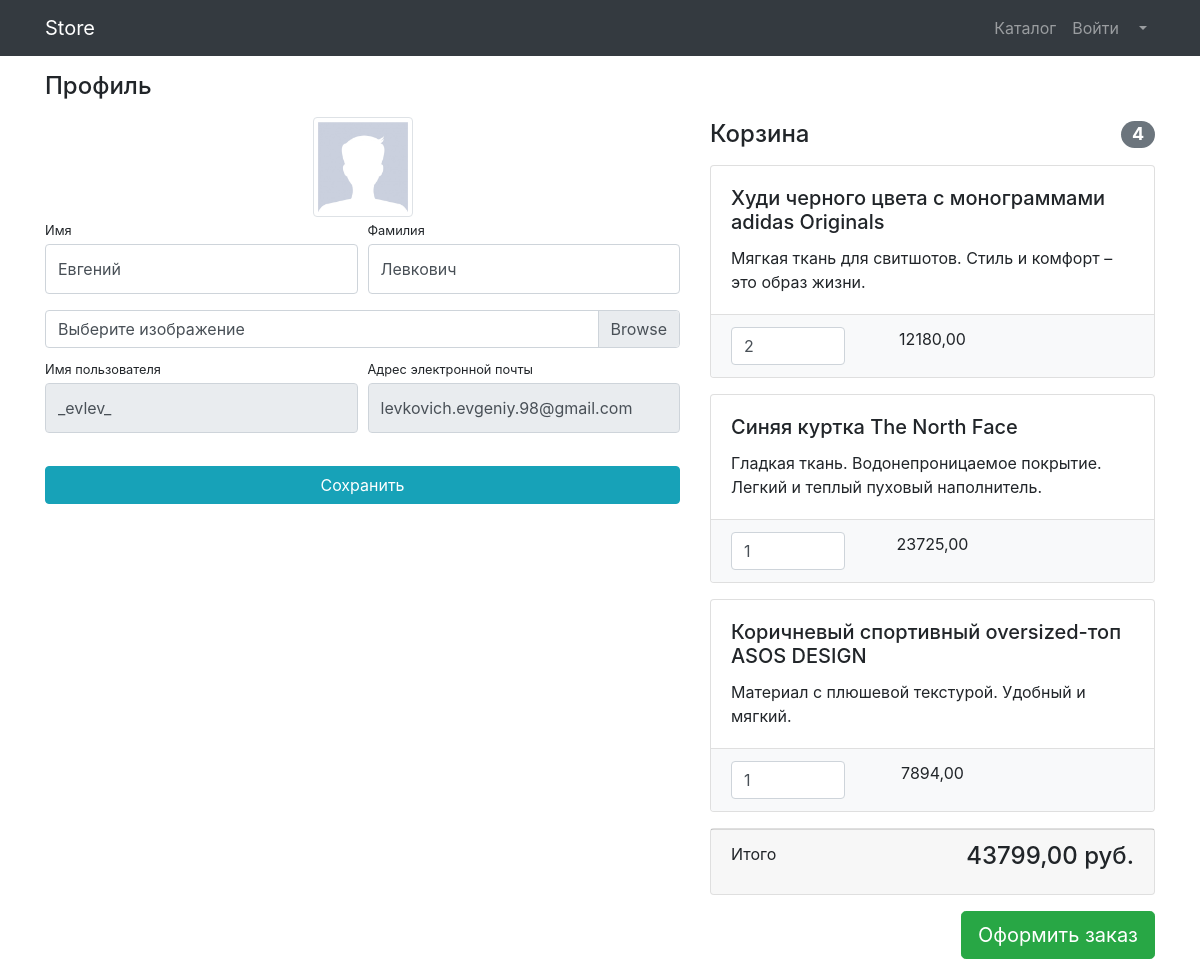
The app's page /users/profile/2/ (signed in), older data.
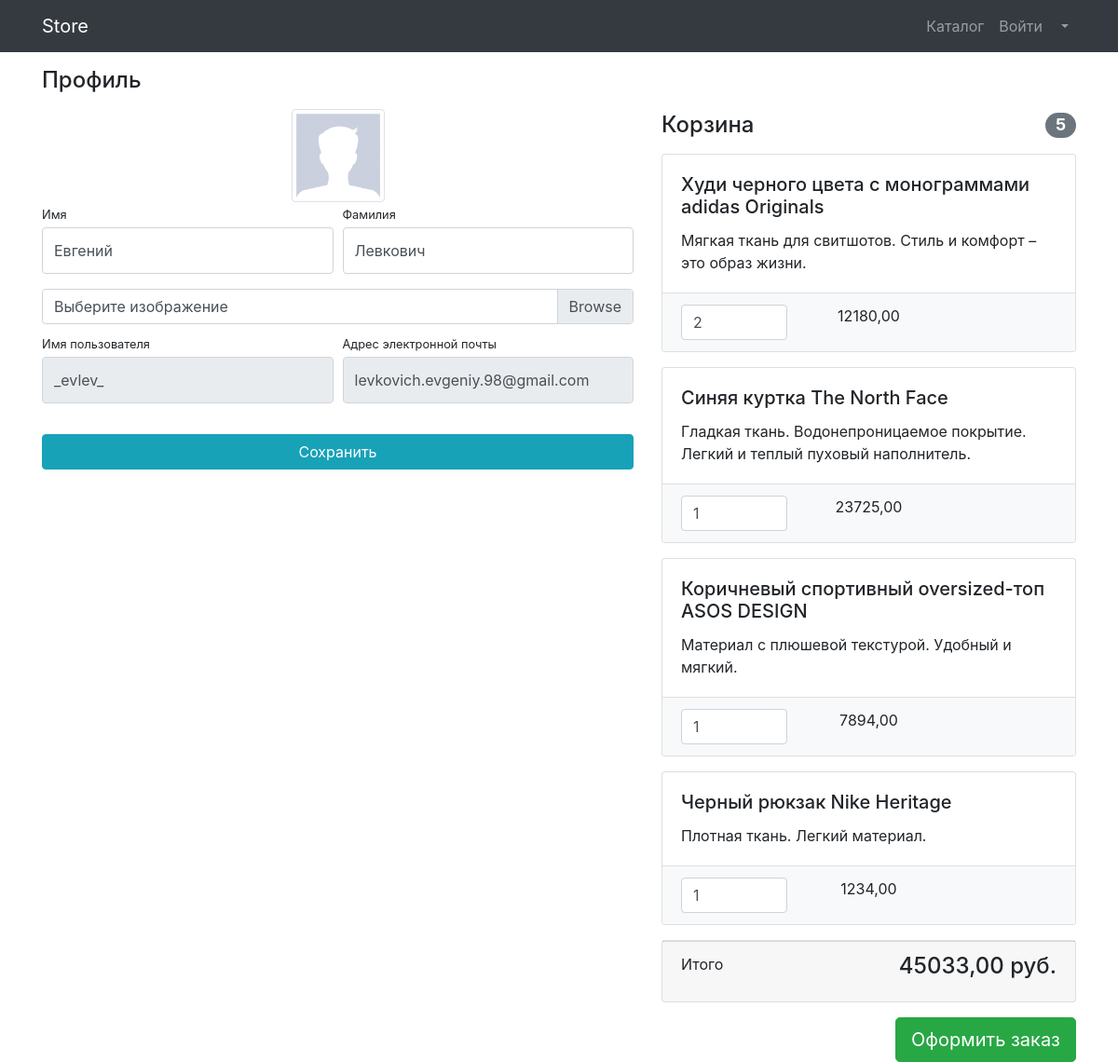
The same page, newer data.
### products/models.py (models this page shows, shortened)
class Basket(models.Model):
    user = models.ForeignKey(to=User, on_delete=models.CASCADE)
    product = models.ForeignKey(to='Product', on_delete=models.CASCADE)
    quantity = models.PositiveSmallIntegerField(default=0)
    created_timestamp = models.DateTimeField(auto_now_add=True)
    objects = BasketQuerySet.as_manager()
    def sum(self):
        return self.product.price * self.quantity

class Product(models.Model):
    name = models.CharField(
        max_length=256,
        blank=False,
        null=False,
        unique=True,
        verbose_name='товар'
    )
    slug = models.SlugField(
        max_length=256,
        blank=False,
        null=False,
        unique=True,
        verbose_name='URL'
    )
    description = models.TextField(
        blank=False,
        null=False,
        verbose_name='описание'
    )
    price = models.DecimalField(
        max_digits=8,
        decimal_places=2,
        blank=False,
        null=False,
        verbose_name='цена'
    )
    quantity = models.PositiveIntegerField(
        default=0,
        blank=False,
        null=False,
        verbose_name='количество товаров'
    )
    image = models.ImageField(
        upload_to='products_images',
        null=True,
        blank=True,
        verbose_name='картинка'
    )
    category = models.ForeignKey(
        to='ProductCategory',
        on_delete=models.CASCADE
    )
    class Meta:
        verbose_name = 'товар'
        verbose_name_plural = 'товары'

### users/views.py (the view, shortened to what this page needs)
# urls.py: path('profile/<int:pk>/', login_required(ProfileUserView.as_view()), name='profile'),
class ProfileUserView(UpdateView):
    model = User
    form_class = UserProfileForm
    template_name = 'users/profile.html'
    title = 'Store - Личный кабинет'
    def get_context_data(self, **kwargs):
        context = super().get_context_data(**kwargs)
        context['baskets'] = Basket.objects.all()
        return context

### users/forms.py
class UserProfileForm(UserChangeForm):
    first_name = forms.CharField(
        widget=forms.TextInput(
            attrs={
                'class': 'form-control py-4'
            }
        )
    )
    last_name = forms.CharField(
        widget=forms.TextInput(
            attrs={
                'class': 'form-control py-4'
            }
        )
    )
    username = forms.CharField(
        widget=forms.TextInput(
            attrs={
                'class': 'form-control py-4',
                'readonly': True
            }
        )
    )
    image = forms.ImageField(
        widget=forms.FileInput(
            attrs={
                'class': 'custom-file-input'
            }
        ),
        required=False
    )
    email = forms.CharField(
        widget=forms.EmailInput(
            attrs={
                'class': 'form-control py-4',
                'readonly': True
            }
        )
    )
    class Meta:
        model = User
        fields = ('first_name', 'last_name', 'image', 'username', 'email', )

### products/models.py (called while the page is built)
    def total_sum(self):
        return sum(basket.sum() for basket in self)

    def total_quantity(self):
        return sum(basket.quantity for basket in self)

### users/templates/users/profile.html
{% extends 'products/base.html' %}
{% block css %}
    <link href="../vendor/css/profile.css" rel="stylesheet">
{% endblock %}
{% block content %}
{% include 'products/components/nav.html' %}
{% include 'users/components/profile_content.html' %}
{% endblock %}

### users/templates/users/components/profile_basket.html
{% if baskets %}
<div class="col-lg-5 mt-5">
            <h4 class="mt-3 mb-3 d-flex justify-content-between align-items-center mb-3">
                Корзина <span class="badge badge-secondary badge-pill">{{ baskets.total_quantity }}</span>
            </h4>
            {% for basket in baskets %}
                {% include 'users/components/product_in_baskets.html' %}
            {% endfor %}
            {% include 'users/components/total_price.html' %}
            <a class="btn btn-success btn-lg float-right" href="../orders/order-create.html">
                Оформить заказ
            </a>
</div>
{% else %}
            <h4 class="mt-5 pt-3 text-center">
                Корзина пуста
            </h4>
{% endif %}

### users/templates/users/components/product_in_baskets.html (shortened to what this page needs)
<div class="card mb-3">
                <div class="card-body">
                    <h5 class="card-title">{{ basket.product.name }}</h5>
                    <p class="card-text">{{ basket.product.description }}</p>
                </div>
                <ul class="list-group list-group-flush">
                    <li class="list-group-item bg-light">
                        <div class="row text-center">
                            <div class="col-lg-4">
                                <input name="basketID" type="number" class="form-control"
                                       value="{{ basket.quantity }}" min="0">
                            </div>
                            <div class="col-lg-4">{{ basket.sum }}</div>
                            <div class="col-lg-4">
                            </div>
                        </div>
                    </li>
                </ul>
            </div>

### users/templates/users/components/total_price.html
            <div class="card mb-3">
                <div class="card-footer">
                    <p class="float-left">Итого</p>
                    <h4 class="float-right">{{ baskets.total_sum }} руб.</h4>
                </div>
            </div>

Row changes from the older to the newer data that the page shows:
computed for Basket "Худи черного цвета с монограммами adidas Originals": total_quantity "4" → "5"; total_sum "43799,00" → "45033,00"
added Basket: product.name "Черный рюкзак Nike Heritage", product.description "Плотная ткань. Легкий материал.", basketID "1", sum "1234,00"
